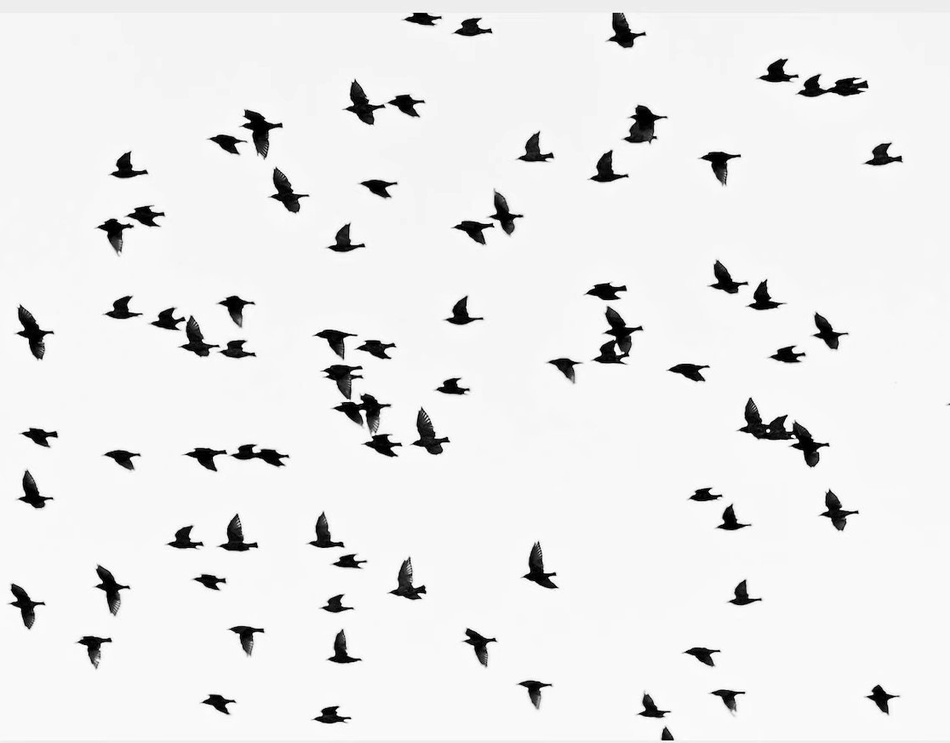
#> input picture _RandomBasicOperations/data/birds.jpg, 950 x 743 px, shrunk from 1116 x 872 before the run
$ jupyter execute Contour.ipynb
#> lines starting #> are read from the running program, lines starting #| are printed output that depends on the picture; after the words box and inside, x2 and y2 are one past the last pixel; in counts of white or black regions, pixels touching at a corner belong together
[cell 1]
import os
import cv2
import matplotlib.pyplot as plt

[cell 2]
img_filepath = '../data/birds.jpg'

# Read the image (in BGR format)
img = cv2.imread(img_filepath)
#> img is the input picture: shape (743, 950, 3); min 0, max 255, mean 235.2

# Convert to grayscale
img_gray = cv2.cvtColor(img, cv2.COLOR_BGR2GRAY)

# Apply thresholding to get a binary image
ret, thresh = cv2.threshold(img_gray, 127, 255, cv2.THRESH_BINARY_INV)
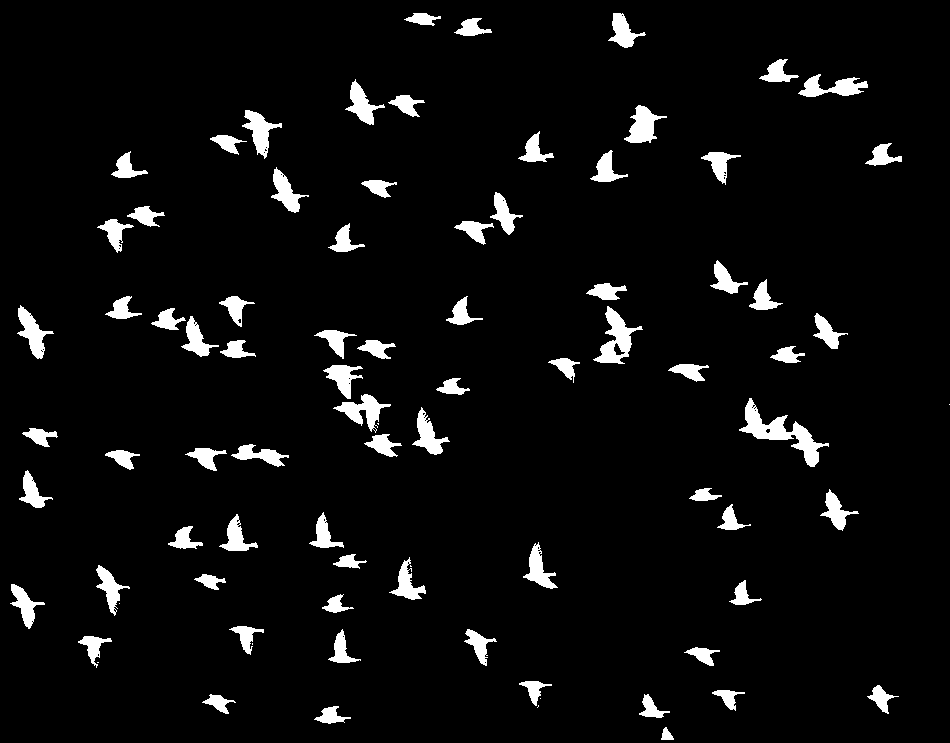
#> thresh: shape (743, 950); 5.1% white; 84 white regions (8 under 20 px)

# Find contours (now works because thresh is single-channel binary)
contours, hierarchy = cv2.findContours(thresh, cv2.RETR_TREE, cv2.CHAIN_APPROX_SIMPLE)
#> contours = 132 contours, 55 with area under 20; largest, box (x1, y1, x2, y2) and area: (739, 398, 829, 467) 1547, (593, 306, 643, 364) 1066, (333, 394, 391, 433) 744, (624, 105, 667, 143) 736, (17, 305, 54, 359) 703

img_cnt = img.copy()
img_bbox = img.copy()

# Draw contours on the original image (for visualization)
for cnt in contours:
    if cv2.contourArea(cnt) > 200:  # Only draw large enough contours
        cv2.drawContours(img_cnt, [cnt], -1, (0, 255, 0), 2)  # Green contours, thickness=2

        x1, y1, w, h  = cv2.boundingRect(cnt)
        cv2.rectangle(img_bbox, (x1, y1), (x1+w, y1+h), (0, 255, 0), 2)
#> this loop made 132 passes
#> (x1, y1, w, h) on passes 2, 5, 6, 7, 8, 9, 11, 13, 15, 17, 19, 21: (314, 706, 37, 18), (639, 694, 31, 24), (202, 694, 34, 20), (712, 690, 33, 21), (867, 685, 32, 29), (519, 681, 33, 25), (684, 647, 36, 19), (78, 636, 34, 32), (464, 629, 33, 37), (328, 629, 33, 34), (229, 626, 35, 29), (322, 594, 32, 19)
#> cnt on passes 3, 4, 10, 12, 16, 18: [[538, 705], [538, 706], [537, 707], [538, 706]], [[540, 698]], [[97, 662], [98, 662]], [[252, 643], [252, 644]], [[484, 662], [485, 661], [486, 662], [485, 663]], [[342, 636], [343, 635], [344, 636], [343, 637]]
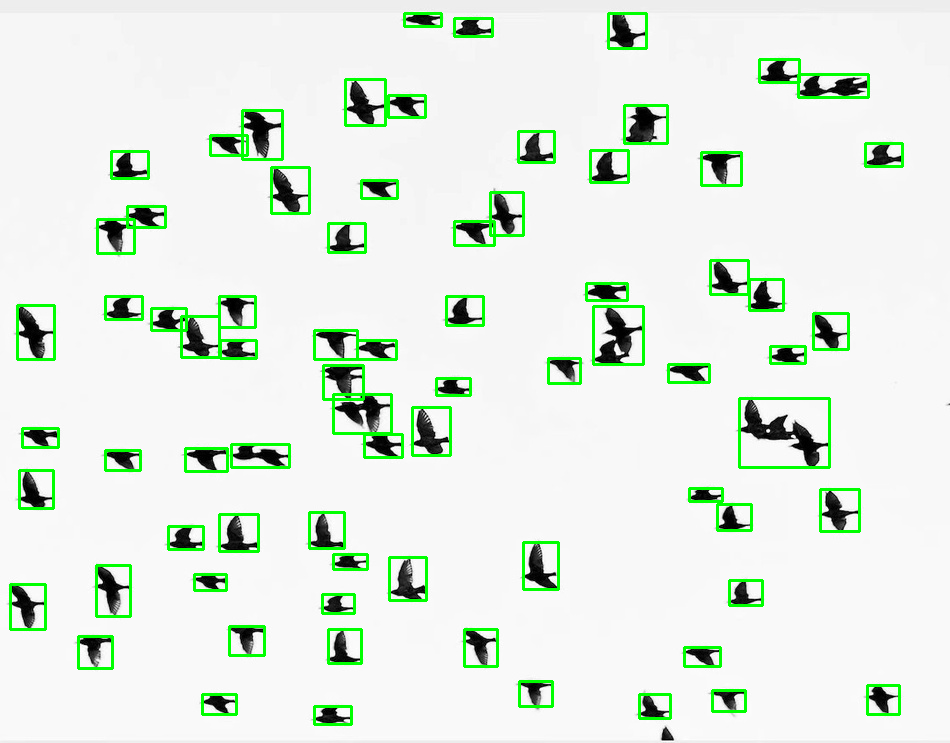
#> img_bbox: shape (743, 950, 3); 4.24% of pixels changed, all inside (x1, y1, x2, y2) = (9, 12, 904, 726)
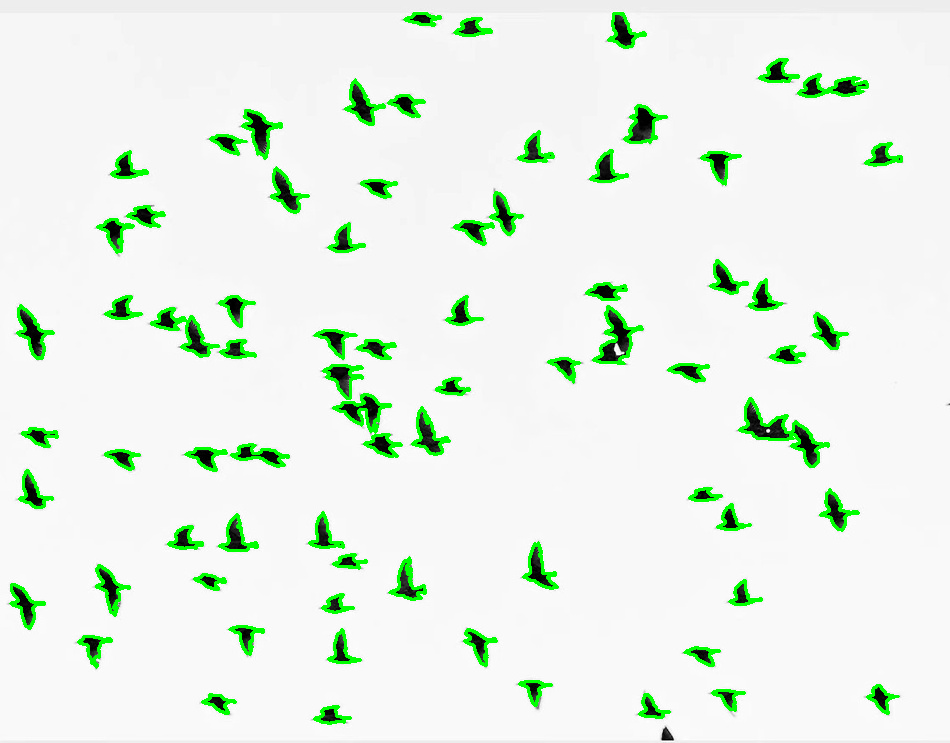
#> img_cnt: shape (743, 950, 3); 4.14% of pixels changed, all inside (x1, y1, x2, y2) = (9, 12, 903, 725)

[cell 3]
# Display results
fig, ((ax1, ax2), (ax3, ax4)) = plt.subplots(2, 2, figsize=(10,10))  # 1 row, 2 cols

ax1.imshow(img)
ax1.set_title("Original")
ax1.axis('off')

ax2.imshow(thresh, cmap='gray')
ax2.set_title("Thresholded")
ax2.axis('off')

ax3.imshow(img_cnt)
ax3.set_title("Contour")
ax3.axis('off')

ax4.imshow(img_bbox)
ax4.set_title("BBox")
ax4.axis('off')

plt.tight_layout()
plt.show()
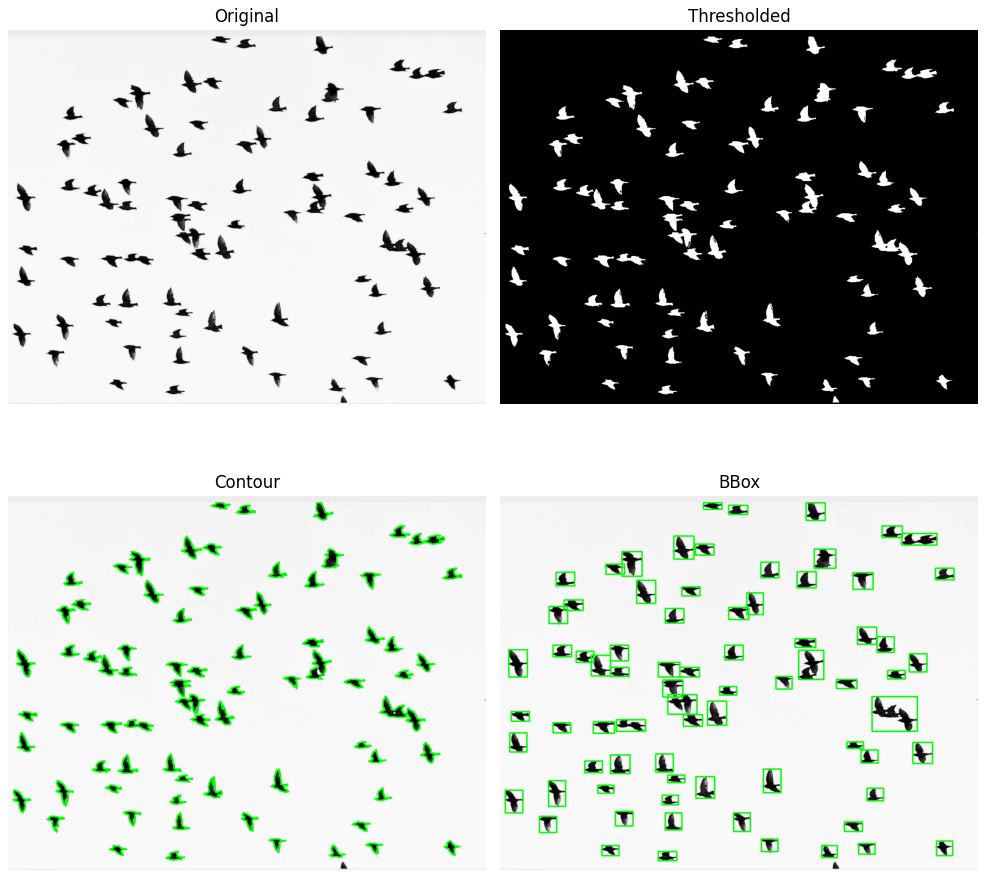
#> figure drawn by matplotlib, 4 panels
